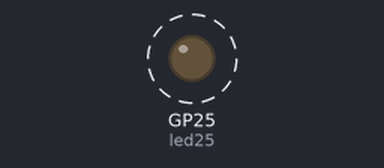
The program below on a simulated Raspberry Pi Pico running MicroPython. Shown: output pins drawn as LEDs (lit = HIGH). Dashed ring = blinking. What the program prints to the serial console is not drawn.

Above: at 0.5 s.
Timing chart, 0 to 4.6 s (numbered marks = the images above):
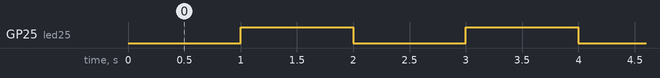

Measured:
- by itself, GP25 (led25): alternates HIGH for 1.0 s and LOW for 1.0 s

The program:

lesson6_4.py
```python
#自定義funtion.toggle() ->>執行反過來的行為，例:亮->暗 or 暗->亮
# machine module
#載入 Pin 和 Timer 的class(實體)

from machine import Pin, Timer

led25 = Pin("LED", Pin.OUT)

def second1(t):
    print("過1秒")
    led25.toggle()
    #led25.value(1)

tim1 = Timer(period=1000, mode=Timer.PERIODIC, callback=second1)
```
